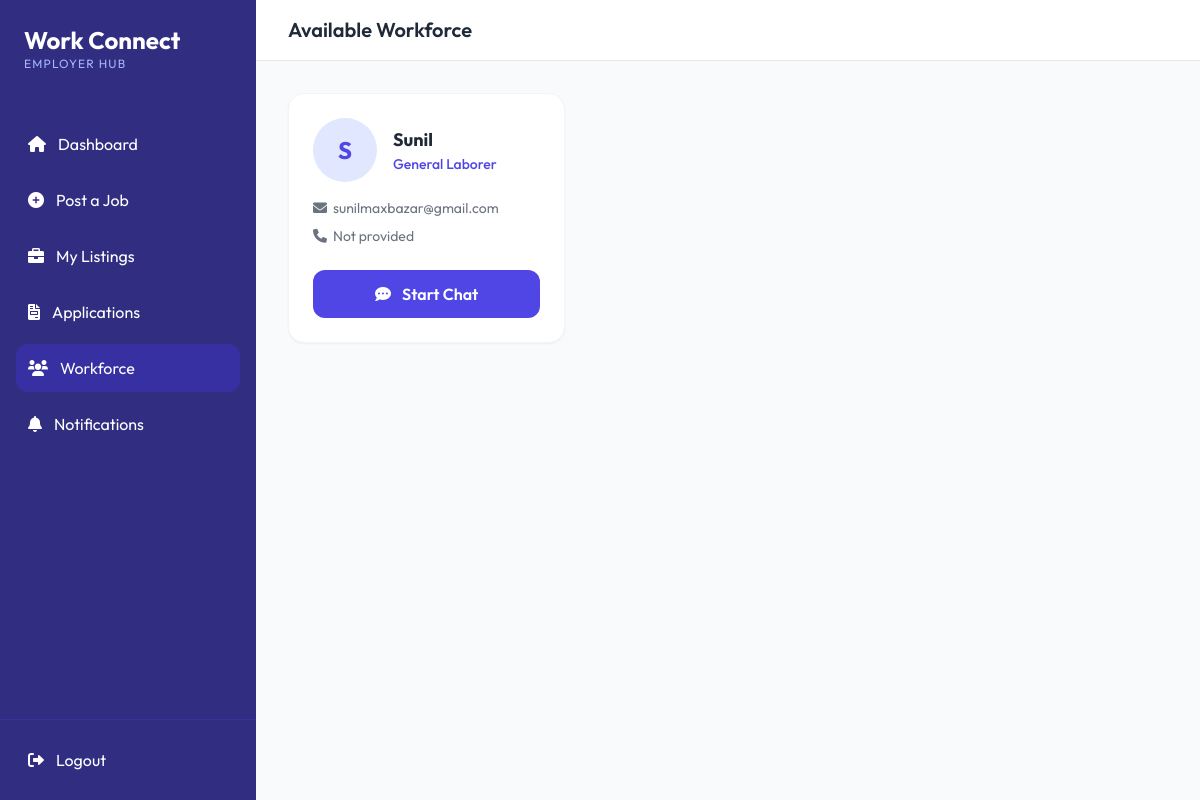
The app's page /employer/workforce.php (signed in) with its own data.
### tables this page shows
CREATE TABLE `users` (
  `id` int(11) NOT NULL,
  `username` varchar(100) NOT NULL,
  `email` varchar(150) NOT NULL,
  `password` varchar(255) NOT NULL,
  `role_id` int(11) NOT NULL,
  `created_at` timestamp NOT NULL DEFAULT current_timestamp()
);

### employer/workforce.php (the view, shortened to what this page needs)
<?php
require_once '../includes/db_connect.php';
$stmt = $pdo->query("
    SELECT users.id, users.username, users.email, employee_profiles.skills, employee_profiles.phone
    FROM users
    LEFT JOIN employee_profiles ON users.id = employee_profiles.user_id
    JOIN roles ON users.role_id = roles.id
    WHERE roles.role_name = 'employee'
");
$employees = $stmt->fetchAll();
?>
<!DOCTYPE html>
<html lang="en">
<head>
    <script src="https://cdn.tailwindcss.com"></script>
    <link rel="stylesheet" href="https://cdnjs.cloudflare.com/ajax/libs/font-awesome/6.0.0/css/all.min.css">
</head>
<body class="bg-gray-50 flex h-screen overflow-hidden">
    <?php include '../includes/employer_sidebar.php'; ?>
    <main class="flex-grow flex flex-col overflow-y-auto">
        <header class="bg-white border-b border-gray-200 p-4 flex justify-between items-center sticky top-0 z-20">
            <div class="flex items-center space-x-4">
                <h2 class="text-xl font-semibold text-gray-800">Available Workforce</h2>
            </div>
        </header>
        <div class="p-4 md:p-8">
            <div class="grid grid-cols-1 md:grid-cols-2 lg:grid-cols-3 gap-6">
                <?php foreach ($employees as $emp): ?>
                    <div class="bg-white p-6 rounded-2xl shadow-sm border border-gray-100 hover:shadow-md transition-shadow">
                        <div class="flex items-center space-x-4 mb-4">
                            <div class="w-16 h-16 bg-indigo-100 rounded-full flex items-center justify-center text-indigo-600 text-2xl font-bold">
                                <?php echo strtoupper(substr($emp['username'], 0, 1)); ?>
                            </div>
                            <div>
                                <h3 class="text-lg font-bold text-gray-800"><?php echo htmlspecialchars($emp['username']); ?></h3>
                                <p class="text-sm text-indigo-600 font-medium"><?php echo htmlspecialchars($emp['skills'] ?? 'General Laborer'); ?></p>
                            </div>
                        </div>
                        <div class="space-y-2 mb-6">
                            <div class="flex items-center text-sm text-gray-500">
                                <i class="fas fa-envelope w-5"></i>
                                <span><?php echo htmlspecialchars($emp['email']); ?></span>
                            </div>
                            <div class="flex items-center text-sm text-gray-500">
                                <i class="fas fa-phone w-5"></i>
                                <span><?php echo htmlspecialchars($emp['phone'] ?? 'Not provided'); ?></span>
                            </div>
                        </div>
                        <a href="chat.php?employee_id=<?php echo $emp['id']; ?>" class="block w-full py-3 bg-indigo-600 text-white rounded-xl text-center font-semibold hover:bg-indigo-700 transition-colors">
                            <i class="fas fa-comment-dots mr-2"></i> Start Chat
                        </a>
                    </div>
                <?php endforeach; ?>
            </div>
        </div>
    </main>
</body>
</html>

### employer/workforce.php (style rules this page uses)
body { font-family: 'Outfit', sans-serif; }

### records on screen
users: username "S", username "Sunil", skills "General Laborer", email "sunilmaxbazar@gmail.com", phone "Not provided"
